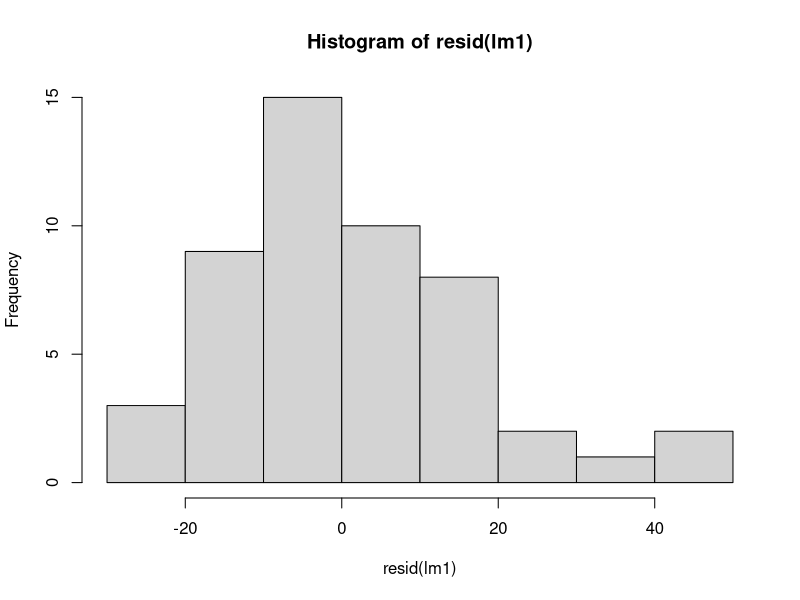
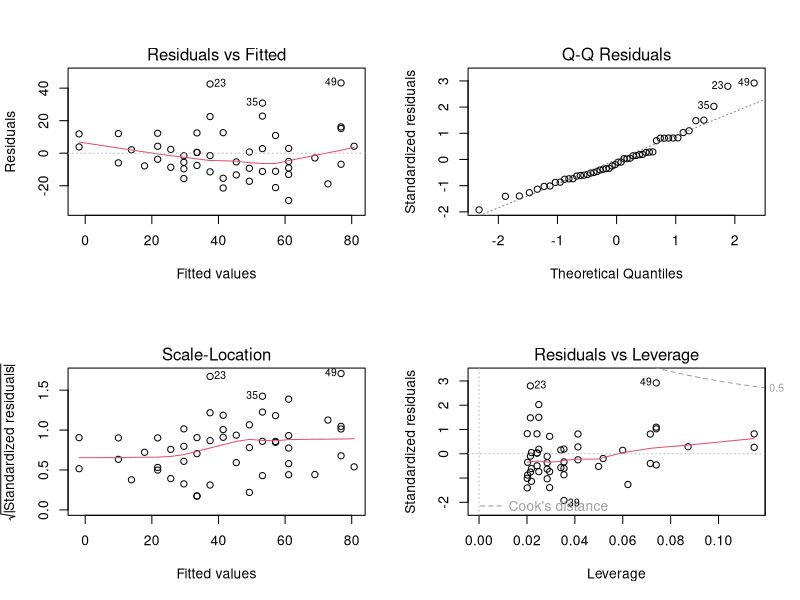
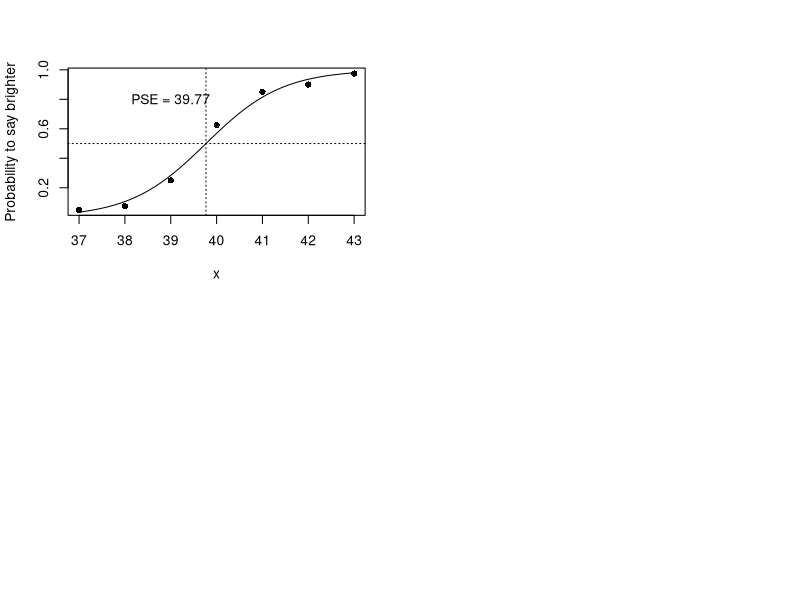

These figures' R source, in order:
# 02_exercises.R
#
# content: (1) Exercise 1
#          (2) Exercise 2
#          (3) Exercise 3
#
# input: --
# output: --
#
# last mod: Nov/02/2022, NU

#--------------- (1) Exercise 1 ---------------

x   <- rnorm(100, mean=1)
y   <- rnorm(100, mean=2)
dat <- data.frame(id=1:200, group=rep(c("x","y"), each=100), score=c(x, y))

rm(x,y)

t1   <- t.test(score ~ group, dat, var.equal=TRUE)
lm1  <- lm(score ~ group, dat)
aov1 <- aov(score ~ group, dat)
(stat <- list(
    coef=matrix(c(t1$estimate, lm1$coef, aov1$coef), 2, 3,
        dimnames=list(NULL, c("ttest", "lm", "aov"))),
    statistics=matrix(c(t=t1$statistic^2, Flm=summary(lm1)$fstatistic[1],
        Faov=unlist(summary(aov1))[7]), 1, 3, dimnames=list(NULL,
        c("t","Flm","Faov"))))
)

#--------------- (2) Exercise 2 ---------------

data(cars)

lm1 <- lm(dist ~ speed, cars)
summary(lm1)

hist(resid(lm1))

par(mfrow=c(2,2))
plot(lm1)

lm2 <- lm(dist ~ speed + I(speed^2), cars)

anova(lm1, lm2)

#--------------- (3) Exercise 3 ---------------

dat <- data.frame(x = 37:43,
                  y = c(2, 3, 10, 25, 34, 36, 39),
                  n = 40)

glm1 <- glm(cbind(y, n-y) ~ x, binomial, dat)

a <- 1 / coef(glm1)[2]
c <- -coef(glm1)[1]/coef(glm1)[2]

newx <- seq(37, 43, .1)
pre <- predict(glm1, data.frame(x=newx), type="response")

plot(y/n ~ x, dat, pch=16, ylab="Probability to say brighter")
lines(pre ~ newx, dat)
abline(v=c, h=.5, lty=3)
text(39, .8, paste("PSE =", round(c,2)))

# goodness-of-fit test
glms <- glm(cbind(y, n-y) ~ factor(x), binomial, dat)
anova(glm1, glms, test="Chisq")

# overdispersion
summary(glm(cbind(y, n-y) ~ x, quasibinomial, dat))
